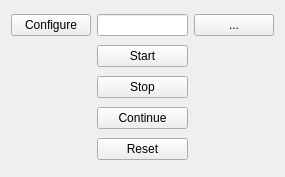
<?xml version="1.0" encoding="UTF-8"?>
<ui version="4.0">
 <class>CorvusVerification</class>
 <widget class="QWidget" name="CorvusVerification">
  <property name="geometry">
   <rect>
    <x>0</x>
    <y>0</y>
    <width>285</width>
    <height>177</height>
   </rect>
  </property>
  <property name="windowTitle">
   <string>Form</string>
  </property>
  <layout class="QGridLayout" name="gridLayout">
   <item row="0" column="4">
    <widget class="QPushButton" name="pB_LoadConfigure">
     <property name="text">
      <string>...</string>
     </property>
    </widget>
   </item>
   <item row="9" column="1" colspan="3">
    <widget class="QPushButton" name="pB_Reset">
     <property name="text">
      <string>Reset</string>
     </property>
    </widget>
   </item>
   <item row="6" column="0">
    <spacer name="horizontalSpacer">
     <property name="orientation">
      <enum>Qt::Horizontal</enum>
     </property>
     <property name="sizeHint" stdset="0">
      <size>
       <width>40</width>
       <height>20</height>
      </size>
     </property>
    </spacer>
   </item>
   <item row="0" column="0">
    <widget class="QPushButton" name="pB_Configure">
     <property name="text">
      <string>Configure</string>
     </property>
    </widget>
   </item>
   <item row="0" column="1" colspan="3">
    <widget class="QLineEdit" name="LE_FilePath">
     <property name="sizePolicy">
      <sizepolicy hsizetype="Preferred" vsizetype="Fixed">
       <horstretch>2</horstretch>
       <verstretch>0</verstretch>
      </sizepolicy>
     </property>
    </widget>
   </item>
   <item row="1" column="1" colspan="3">
    <widget class="QPushButton" name="pB_Start">
     <property name="sizePolicy">
      <sizepolicy hsizetype="Minimum" vsizetype="Fixed">
       <horstretch>2</horstretch>
       <verstretch>0</verstretch>
      </sizepolicy>
     </property>
     <property name="text">
      <string>Start</string>
     </property>
    </widget>
   </item>
   <item row="8" column="1" colspan="3">
    <widget class="QPushButton" name="pB_Continue">
     <property name="text">
      <string>Continue</string>
     </property>
    </widget>
   </item>
   <item row="6" column="1" colspan="3">
    <widget class="QPushButton" name="pB_Stop">
     <property name="text">
      <string>Stop</string>
     </property>
    </widget>
   </item>
  </layout>
 </widget>
 <resources/>
 <connections/>
</ui>
